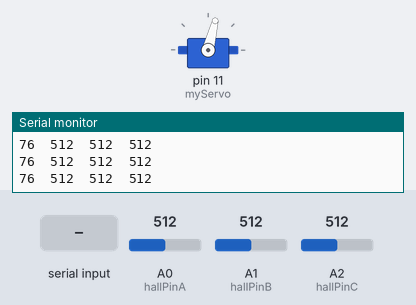
A sketch run on a simulated Arduino Uno, built with avr-gcc and run on an emulated ATmega328P. On the bench: servo, the last lines printed to the serial monitor. Inputs (shaded band) come from the test bench; at power-on: A2 (hallPinC) = 512, A0 (hallPinA) = 512, A1 (hallPinB) = 512.

Above: at 1.2 s.
1.3 s: "90,45\n" received over Serial
At 1.9 s:
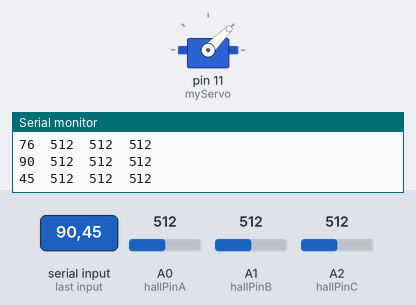
At 3.3 s:
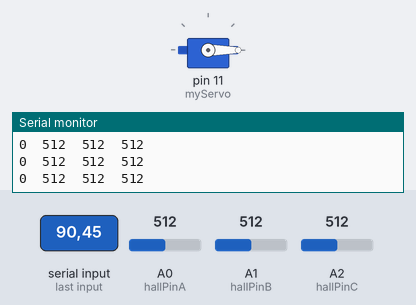
3.8 s: "30,150\n" received over Serial
At 4.6 s:
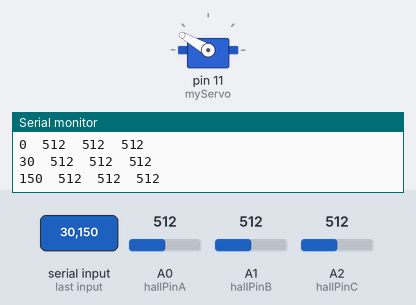
6.3 s: A2 (hallPinC) set to 107
7.8 s: A2 (hallPinC) set to 94
Timing chart, 0 to 10.8 s (numbered marks = the images above; inputs shaded):
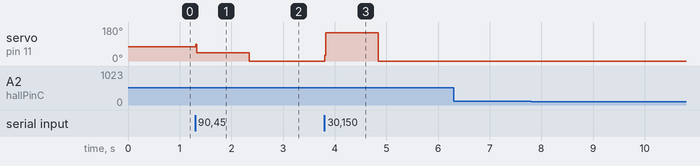

Measured:
- after the input at 1.3 s, servo on pin 11 (myServo): 76° → 45° at once, → 0° 1.0 s later
- after the input at 3.8 s, servo on pin 11 (myServo): 0° → 150° at once, → 0° 1.0 s later

The sketch:

WinchControllerSniff.ino
```cpp
#include <Servo.h>

Servo myServo;

int maxThrottlePosition = 154;
int minThrottlePosition = 0;
int requestedThrottle = 76;

int hallPinA = A0;
int hallPinB = A1;
int hallPinC = A2;

void setup() {
  // put your setup code here, to run once:
  Serial.begin(9600);
  myServo.attach(11, 800, 4000);
  myServo.write(requestedThrottle);
  pinMode(hallPinA, INPUT_PULLUP);
  pinMode(hallPinB, INPUT_PULLUP);
  pinMode(hallPinC, INPUT_PULLUP);
}

void loop() {
  if (Serial.available()) requestedThrottle = Serial.parseInt();
  int throttle = constrain(requestedThrottle, 0, maxThrottlePosition);
  myServo.write(throttle);
  Serial.print(throttle);
  Serial.print('\t');
  Serial.print(analogRead(hallPinA));
  Serial.print('\t');
  Serial.print(analogRead(hallPinB));
  Serial.print('\t');
  Serial.println(analogRead(hallPinC));
}
```
